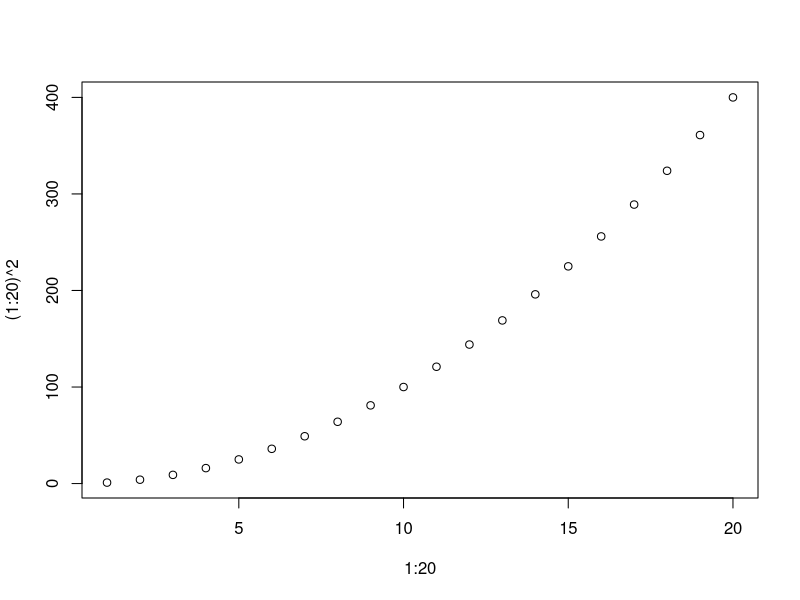
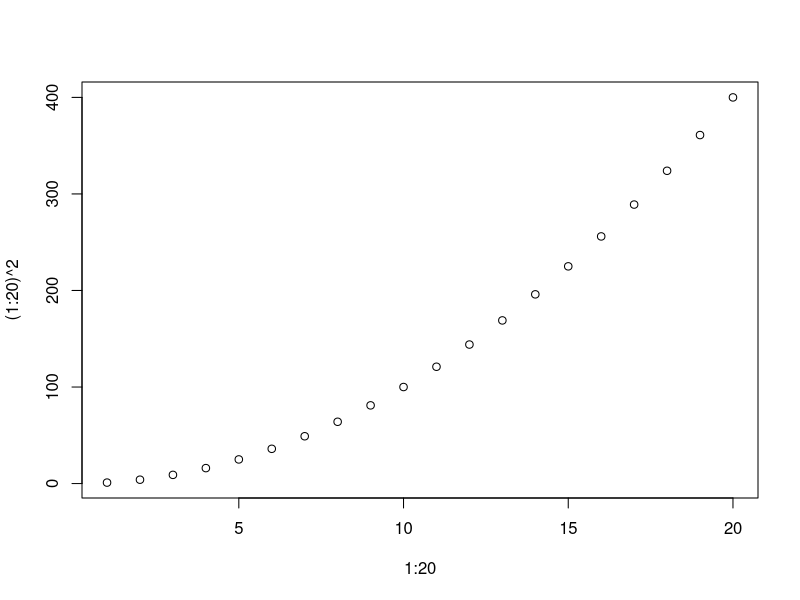

Here is the R script that generated these plots, in order:
## ---- chunk 1
knitr::opts_knit$set(root.dir = 'C:/Users/Ryan/Google Drive/UC Davis/Publications/MFC Microbiome Paper - Experiment 15')
knitr::opts_chunk$set(echo = TRUE,
                      warning = FALSE, 
                      message = FALSE,
                      engine = "R", # Chunks will always have R code, unless noted
                      error = TRUE,
                      fig.path="Figures_Dummy/",  # Set the figure options
                      fig.align = "center",
                      dev='svg')

## ---- chunk 2
plot(1:20,(1:20)^2)
## ---- chunk 3
plot(1:20,(1:20)^2)
